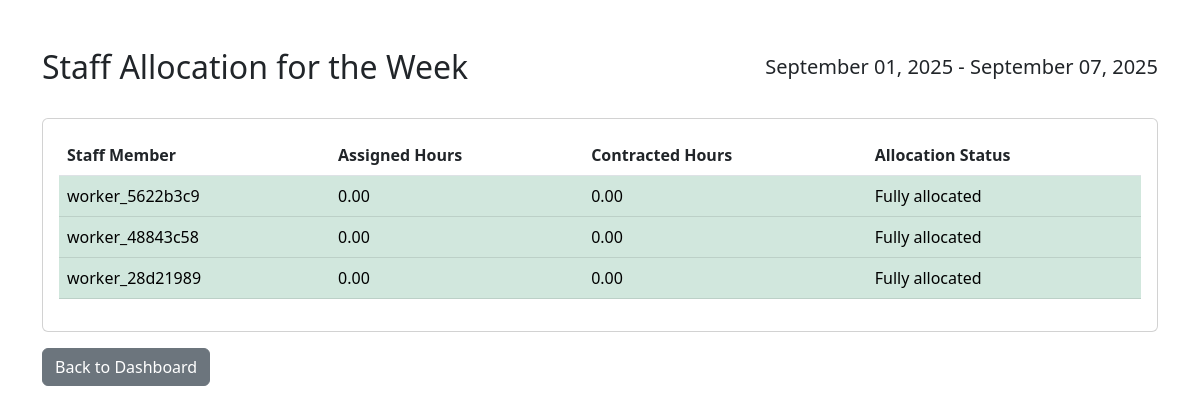
Screenshot of /allocation (signed in) with the database file from the repository.
### app/models.py (models this page shows, shortened)
class User(db.Model, UserMixin):
    id = db.Column(db.Integer, primary_key=True)
    username = db.Column(db.String(80), unique=True, nullable=False)
    email = db.Column(db.String(100), unique=True)
    password_hash = db.Column(db.String(128), nullable=False)
    role = db.Column(db.String(20), nullable=False) # 'organizer' or 'worker'
    jobs = db.relationship('Job', backref='worker', lazy=True)
    street = db.Column(db.String(200))
    town = db.Column(db.String(100))
    postcode = db.Column(db.String(20))
    latitude = db.Column(db.Float)
    longitude = db.Column(db.Float)
    contracted_hours = db.Column(db.Integer)
    work_days = db.Column(db.String(100)) # e.g., "Mon,Tue,Wed,Thu,Fri"

### app/routes.py (the view)
@main.route('/allocation')
@login_required
@organizer_required
def allocation():
    today = date.today()
    start_of_week = today - timedelta(days=today.weekday())
    end_of_week = start_of_week + timedelta(days=6)
    workers = User.query.filter_by(role='worker').all()
    allocation_data = []
    for worker in workers:
        jobs_this_week = Job.query.filter(
            Job.worker_id == worker.id,
            Job.scheduled_date >= start_of_week,
            Job.scheduled_date <= end_of_week
        ).all()
        total_hours_this_week = sum(job.duration for job in jobs_this_week) / 60.0
        allocation_data.append({
            'worker': worker,
            'assigned_hours': total_hours_this_week,
            'contracted_hours': worker.contracted_hours or 0
        })
    return render_template('allocation.html', allocation_data=allocation_data, week_start=start_of_week, week_end=end_of_week)

### app/routes.py (called while the page is built)
def organizer_required(f):
    @wraps(f)
    def decorated_function(*args, **kwargs):
        if not current_user.is_authenticated or current_user.role != 'organizer':
            return redirect(url_for('main.login')) # Or show a 403 error
        return f(*args, **kwargs)
    return decorated_function

### templates/allocation.html (shortened to what this page needs)
{% extends "base.html" %}
{% block content %}
<div class="d-flex justify-content-between align-items-center mt-5">
  <h2>Staff Allocation for the Week</h2>
  <h5>{{ week_start.strftime('%B %d, %Y') }} - {{ week_end.strftime('%B %d, %Y') }}</h5>
</div>
<div class="card mt-4">
  <div class="card-body">
    <table class="table">
      <thead>
        <tr>
          <th>Staff Member</th>
          <th>Assigned Hours</th>
          <th>Contracted Hours</th>
          <th>Allocation Status</th>
        </tr>
      </thead>
      <tbody>
        {% for data in allocation_data %}
          {% set variance = data.assigned_hours - data.contracted_hours %}
          <tr class="
            {% if variance > 0 %}
              table-danger
            {% elif data.assigned_hours < data.contracted_hours and data.assigned_hours > 0 %}
              table-warning
            {% elif data.assigned_hours == 0 and data.contracted_hours > 0 %}
              table-secondary
            {% else %}
              table-success
            {% endif %}
          ">
            <td>{{ data.worker.username }}</td>
            <td>{{ "%.2f"|format(data.assigned_hours) }}</td>
            <td>{{ "%.2f"|format(data.contracted_hours) }}</td>
            <td>
              {% if variance > 0 %}
                Over-allocated by {{ "%.2f"|format(variance) }} hours
              {% elif variance < 0 %}
                Under-allocated by {{ "%.2f"|format(variance|abs) }} hours
              {% else %}
                Fully allocated
              {% endif %}
            </td>
          </tr>
        {% endfor %}
      </tbody>
    </table>
  </div>
</div>
<a href="{{ url_for('main.dashboard') }}" class="btn btn-secondary mt-3">Back to Dashboard</a>
{% endblock %}

### rows the page displays
User: worker.username "worker_5622b3c9"
User: worker.username "worker_48843c58"
User: worker.username "worker_28d21989"

### other values shown
{{ week_start.strftime('%B %d, %Y') }} "September 01, 2025"
{{ week_end.strftime('%B %d, %Y') }} "September 07, 2025"
{{ "%.2f"|format(data.assigned_hours) }} "0.00" "0.00" "0.00"
{{ "%.2f"|format(data.contracted_hours) }} "0.00" "0.00" "0.00"
